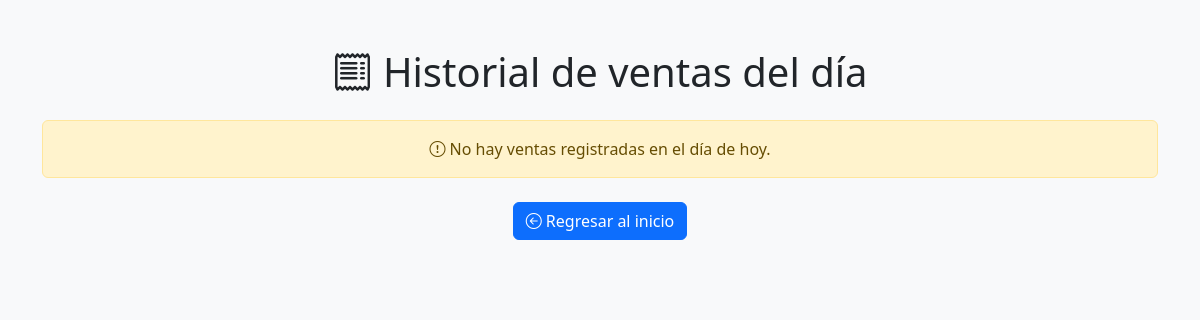
Page /historialVentas (signed in) on the earlier database version.
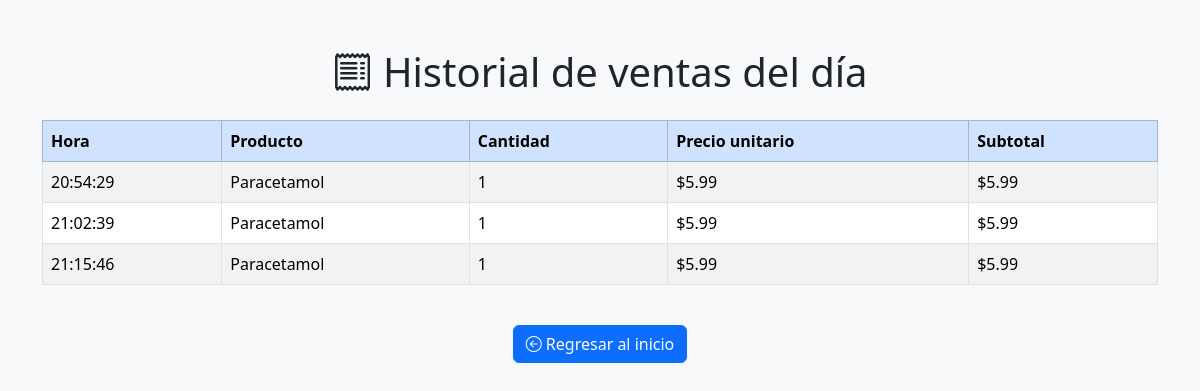
Same page on the later database version.
### models.py (models this page shows)
class FacturaDetalle(db.Model):
    __tablename__ = 'factura_Detalle'
    detalle_ID = db.Column(db.Integer, primary_key=True, autoincrement=True)
    factura_FK = db.Column(db.Integer, db.ForeignKey('facturas.factura_ID', ondelete='CASCADE'), nullable=False)
    producto_FK = db.Column(db.Integer, db.ForeignKey('productos.producto_ID', ondelete='CASCADE'), nullable=False)
    nombre_producto = db.Column(db.String(150), nullable=False)
    cantidad = db.Column(db.Integer, nullable=False)
    precio_unitario = db.Column(db.Numeric(10,2), nullable=False)
    subtotal = db.Column(db.Numeric(10,2), nullable=False)

### app.py (the view)
@app.route('/historialVentas')
@login_required
def historialVentas():
    hoy = date.today()
    facturas_del_dia = Factura.query.filter(Factura.fecha >= hoy).all()
    productos_vendidos = []
    for factura in facturas_del_dia:
        detalles = FacturaDetalle.query.filter_by(factura_FK=factura.factura_ID).all()
        for detalle in detalles:
            productos_vendidos.append({
                'nombre_producto': detalle.nombre_producto,
                'cantidad': detalle.cantidad,
                'precio_unitario': detalle.precio_unitario,
                'subtotal': detalle.subtotal,
                'hora': factura.fecha.strftime('%H:%M:%S')
            })
    return render_template('historialVentas.html', productos=productos_vendidos)

### app.py (called while the page is built)
@login_manager.user_loader
def load_user(user_id):
    return db.session.get(Usuario, int(user_id))

### templates/historialVentas.html (shortened to what this page needs)
<!DOCTYPE html>
<html lang="es">
<head>
    <link href="https://cdn.jsdelivr.net/npm/bootstrap@5.3.2/dist/css/bootstrap.min.css" rel="stylesheet">
    <link href="https://cdn.jsdelivr.net/npm/bootstrap-icons@1.11.1/font/bootstrap-icons.css" rel="stylesheet">
    <link href="https://cdn.datatables.net/1.13.6/css/dataTables.bootstrap5.min.css" rel="stylesheet">
</head>
<body class="bg-light">
<div class="container mt-5">
    <h1 class="text-center mb-4"><i class="bi bi-receipt"></i> Historial de ventas del día</h1>
    {% if productos %}
        <div class="table-responsive">
            <table id="ventasTable" class="table table-striped table-hover table-bordered align-middle">
                <thead class="table-primary">
                    <tr>
                        <th>Hora</th>
                        <th>Producto</th>
                        <th>Cantidad</th>
                        <th>Precio unitario</th>
                        <th>Subtotal</th>
                    </tr>
                </thead>
                <tbody>
                    {% for producto in productos %}
                        <tr>
                            <td>{{ producto.hora }}</td>
                            <td>{{ producto.nombre_producto }}</td>
                            <td>{{ producto.cantidad }}</td>
                            <td>${{ producto.precio_unitario }}</td>
                            <td>${{ producto.subtotal }}</td>
                        </tr>
                    {% endfor %}
                </tbody>
            </table>
        </div>
    {% else %}
        <div class="alert alert-warning text-center" role="alert">
            <i class="bi bi-exclamation-circle"></i> No hay ventas registradas en el día de hoy.
        </div>
    {% endif %}
    <div class="text-center mt-4">
        <a href="{{ url_for('empleadoMain') }}" class="btn btn-primary">
            <i class="bi bi-arrow-left-circle"></i> Regresar al inicio
        </a>
    </div>
</div>
</body>
</html>

Differences in the rows shown:
added FacturaDetalle: hora "20:54:29", nombre_producto "Paracetamol", cantidad "1", precio_unitario "5.99", subtotal "5.99"
added FacturaDetalle: hora "21:02:39", nombre_producto "Paracetamol", cantidad "1", precio_unitario "5.99", subtotal "5.99"
added FacturaDetalle: hora "21:15:46", nombre_producto "Paracetamol", cantidad "1", precio_unitario "5.99", subtotal "5.99"
Other differences:
text no longer shown: "No hay ventas registradas en el día de hoy."
text now shown: "Hora Producto Cantidad Precio unitario Subtotal"
